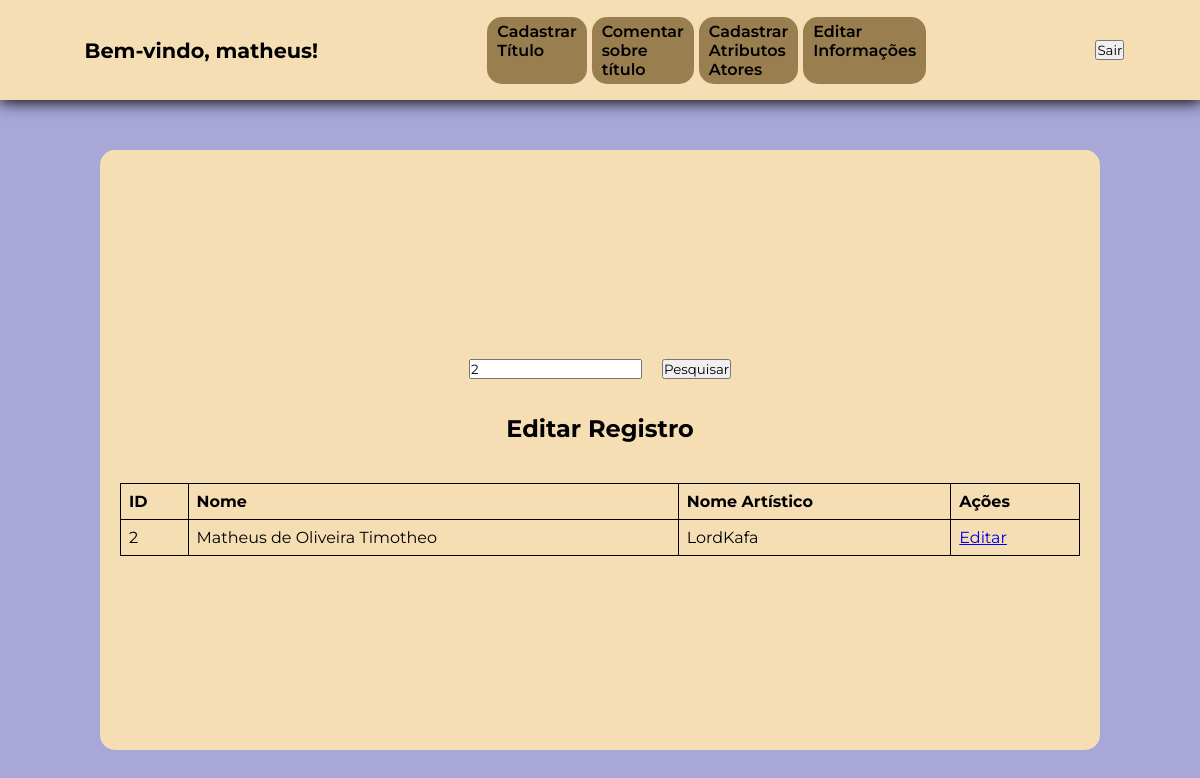
Page /php/cadastro/editarInformacoes.php?busca=2 (signed in) on the earlier database version.
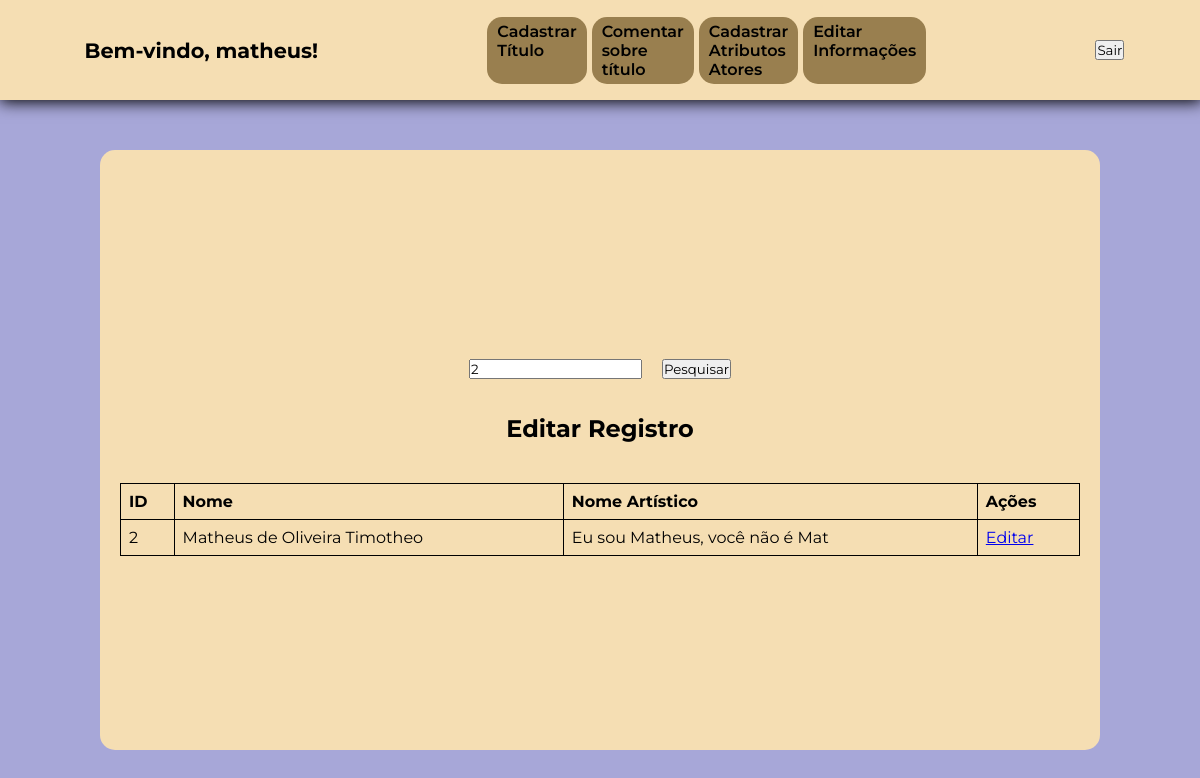
Same page on the later database version.
### tables this page shows
CREATE TABLE `atores` (
  `id` int(11) NOT NULL,
  `nome` varchar(30) NOT NULL,
  `nascimento` date NOT NULL,
  `falecimento` date NOT NULL,
  `nacionalidade` varchar(30) NOT NULL,
  `nome_artistico` varchar(30) DEFAULT NULL,
  `cidade_nascimento` varchar(30) DEFAULT NULL,
  `estado_nascimento` varchar(30) DEFAULT NULL,
  `filhos` text DEFAULT NULL,
  `conjuges` text DEFAULT NULL,
  `txt_apresentacao` text DEFAULT NULL
);

### php/cadastro/editarInformacoes.php (the view, shortened to what this page needs)
<?php
   require_once '../DB/conexaoDB.php';
?>
<!DOCTYPE html>
<html lang="pt-BR">
<head>
    <link rel="stylesheet" href="../../style/styleCadastroTitulo.css">
</head>
<body>
    <header>
        <?php include 'headerCadastro.php'; ?>
    </header>
    <main>
        <div class="card">
            <form class="pesquisa" method="GET" action="">
                <input type="text" name="busca" placeholder="Digite o nome ou id..." value="<?php echo isset($_GET['busca']) ? htmlspecialchars($_GET['busca']) : ''; ?>">
                <button type="submit">Pesquisar</button>
            </form>
            <h2>Editar Registro</h2>
            <?php
            if (isset($_GET['busca']) && !empty(trim($_GET['busca']))) {
                $busca = trim($_GET['busca']);
                try {
                    $sql = "SELECT id,
                    nome,
                    nascimento,
                    nacionalidade,
                    nome_artistico,
                    cidade_nascimento,
                    estado_nascimento,
                    filhos,
                    conjuges,
                    txt_apresentacao
                      FROM atores
                            WHERE id = :busca OR nome LIKE :nome";
                    $stmt = $pdo->prepare($sql);
                    $stmt->bindValue(':busca', $busca, PDO::PARAM_INT);
                    $stmt->bindValue(':nome', "%$busca%", PDO::PARAM_STR);
                    $stmt->execute();
                    $dados = $stmt->fetchAll(PDO::FETCH_ASSOC);
                    if ($dados) {
                        echo "<table>";
                        echo "<tr>
                        <th>ID</th>
                        <th>Nome</th>
                        <th>Nome Artístico</th>
                        <th>Ações</th>
                        </tr>";
                        foreach ($dados as $registro) {
                            echo "<tr>";
                            echo "<td>" . htmlspecialchars($registro['id']) . "</td>";
                            echo "<td>" . htmlspecialchars($registro['nome']) . "</td>";
                            echo "<td>" . htmlspecialchars($registro['nome_artistico']) . "</td>";
                            echo "<td><a href='?editar=" . $registro['id'] . "'>Editar</a></td>";
                            echo "</tr>";
                        }
                        echo "</table>";
                    } else {
                        echo "<p style='color: red;'>Nenhum registro encontrado.</p>";
                    }
                } catch (PDOException $e) {
                    echo "Erro ao buscar registros: " . $e->getMessage();
                }
            }
            ?>
        </div>
    </main>
</body>
</html>

Differences in the rows shown:
changed atores "Matheus de Oliveira Timotheo": nome_artistico "LordKafa" → "Eu sou Matheus, você não é Mat"
